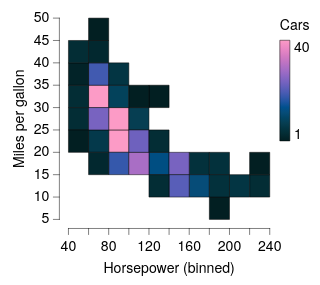

Here is the Vega-Lite specification saved for this chart:
### Vega-Lite specification from a JSON file in a GitHub repository (floating-point values rounded to 4 significant figures; data arrays with more than 128 entries replaced by an {"elided": "..."} marker saying what was removed)
{"background": null, "config": {"arc": {"fill": "#DBDBDB", "fillOpacity": 1.0, "innerRadius": 25.0, "padAngle": 0.03, "stroke": "black", "strokeOpacity": 1, "strokeWidth": 0.25}, "area": {"fill": "#DBDBDB", "fillOpacity": 1.0, "stroke": "black", "strokeOpacity": 1, "strokeWidth": 0.25}, "axis": {"domain": true, "domainCap": "round", "domainColor": "black", "domainWidth": 0.25, "grid": false, "gridCap": "round", "gridColor": "#F1F1F1", "gridDash": [0, 0], "gridOpacity": 1.0, "gridWidth": 0.25, "labelColor": "black", "labelFont": "Helvetica Neue, HelveticaNeue, Helvetica, Arial, sans-serif", "labelFontSize": 7, "labelFontStyle": "normal", "labelFontWeight": 400, "offset": 4.5, "ticks": true, "tickCap": "round", "tickColor": "black", "tickRound": false, "tickSize": 3, "tickWidth": 0.25, "titleColor": "black", "titleFont": "Helvetica Neue, HelveticaNeue, Helvetica, Arial, sans-serif", "titleFontSize": 7, "titleFontStyle": "normal", "titleFontWeight": 400}, "axisX": {"domain": true, "labelAlign": "center", "labelAngle": 0, "labels": true, "ticks": true, "translate": 0}, "axisY": {"domain": true, "labelAlign": "right", "labelAngle": 0, "labels": true, "ticks": true, "translate": 0}, "axisRight": {"domain": true, "labelAlign": "left", "labelAngle": 0, "labels": true, "ticks": true, "translate": 0}, "axisTop": {"domain": true, "labelAlign": "center", "labelAngle": 0, "labels": true, "ticks": true, "translate": 0}, "axisBand": {"tickOffset": 0}, "bar": {"fill": "#DBDBDB", "fillOpacity": 1.0, "stroke": "black", "strokeOpacity": 1, "strokeWidth": 0.25}, "boxplot": {"size": 9.0, "ticks": {"cornerRadius": 0.25, "fill": "black", "opacity": 1, "size": 4.5, "thickness": 0.25}, "box": {"fillOpacity": 1.0, "stroke": "black", "strokeOpacity": 1, "strokeWidth": 0.25}, "median": {"cornerRadius": 0, "fill": "black", "fillOpacity": 1.0, "opacity": 1, "size": 9.0, "thickness": 0.25}, "rule": {"fill": "black", "fillOpacity": 1.0, "size": 10.0, "stroke": "black", "strokeDash": [0, 0], "strokeOpacity": 1, "strokeWidth": 0.25}, "outliers": {"color": "black", "fill": "black", "fillOpacity": 1.0, "size": 0, "stroke": "black", "strokeOpacity": 1, "strokeWidth": 0.25}}, "circle": {"fill": "black", "fillOpacity": 1.0, "size": 1.25, "stroke": null, "strokeOpacity": 1, "strokeWidth": 0.25}, "errorband": {"band": {"fillOpacity": 0.6, "stroke": null, "strokeWidth": 0.25, "strokeOpacity": 1}, "borders": {"opacity": 0, "strokeOpacity": 0.25, "strokeWidth": 1}}, "errorbar": {"opacity": 1, "rule": {"strokeDash": [0, 0], "strokeWidth": 0.25}, "ticks": {"color": "black", "cornerRadius": 0.125, "opacity": 1, "size": 6.0, "thickness": 0.25}, "thickness": 0.25}, "font": "Helvetica Neue, HelveticaNeue, Helvetica, Arial, sans-serif", "geoshape": {"fill": "#DBDBDB", "fillOpacity": 1.0, "stroke": "black", "strokeOpacity": 1, "strokeWidth": 0.25}, "header": {"labelColor": "black", "labelFont": "Helvetica Neue, HelveticaNeue, Helvetica, Arial, sans-serif", "labelFontSize": 7, "labelFontStyle": "normal", "labelFontWeight": 400, "titleColor": "black", "titleFont": "Helvetica Neue, HelveticaNeue, Helvetica, Arial, sans-serif", "titleFontSize": 7, "titleFontStyle": "normal", "titleFontWeight": 400, "titlePadding": 0}, "legend": {"disable": false, "offset": 4.5, "titlePadding": 4, "labelOffset": 2, "gradientLabelOffset": 2, "gradientLength": 50.0, "gradientThickness": 5.0, "gradientOpacity": 1.0, "gradientStrokeColor": "black", "gradientStrokeWidth": 0.25, "labelColor": "black", "labelFont": "Helvetica Neue, HelveticaNeue, Helvetica, Arial, sans-serif", "labelFontSize": 7, "labelFontStyle": "normal", "labelFontWeight": 400, "strokeColor": "black", "strokeWidth": 0, "symbolSize": 42, "symbolStrokeColor": "black", "symbolStrokeWidth": 0.25, "titleColor": "black", "titleFont": "Helvetica Neue, HelveticaNeue, Helvetica, Arial, sans-serif", "titleFontSize": 7, "titleFontStyle": "normal", "titleFontWeight": 400}, "line": {"color": "black", "stroke": "black", "strokeCap": "round", "strokeDash": [0, 0], "strokeOpacity": 1, "strokeWidth": 0.375}, "point": {"filled": true, "fill": "#DBDBDB", "fillOpacity": 1.0, "size": 5.0, "stroke": "black", "strokeOpacity": 1, "strokeWidth": 0.25}, "range": {"category": ["#5CA7B1", "#CDDEF3", "#B7B3E4", "#B3DAB5", "#F5E1B3", "#3D727B", "#8AA8D2", "#867DAC", "#80A988", "#CBB17A", "#204148", "#59719A", "#584C77", "#507B5F", "#9D824D"], "diverging": {"scheme": ["#C35082", "#CE6D94", "#D989A7", "#E2A4BA", "#EABFCE", "#F1DBE2", "#F6F6F6", "#D7E0EB", "#B9CBE0", "#9BB6D5", "#7DA1C9", "#5F8CBD", "#4177B1"]}, "heatmap": {"scheme": ["#021F22", "#032F39", "#063E53", "#094B74", "#0B5299", "#3E59AF", "#6660BC", "#8A67C4", "#AC6FC5", "#CD78C1", "#E987C4", "#FC9BC6"]}, "ordinal": {"scheme": ["#F1F1F1", "#DBDBDB", "#C6C6C6", "#B2B2B2", "#9D9D9D", "#898989", "#767676", "#636363", "#515151", "#404040", "#2F2F2F", "#1F1F1F"]}, "ramp": {"scheme": ["#32022B", "#43044D", "#4C196E", "#4D338C", "#484DA6", "#3A68BB", "#1D83CA", "#1D9CCB", "#23B5C9", "#28CDC5", "#4DE0B4", "#91EE9F"]}}, "rule": {"color": "black", "stroke": "black", "strokeCap": "round", "strokeDash": [2, 2], "strokeOpacity": 1, "strokeWidth": 0.25}, "scale": {"bandPaddingInner": 0.1, "bandPaddingOuter": 0.1, "round": false}, "rect": {"fill": "#DBDBDB", "fillOpacity": 1.0, "stroke": "black", "strokeOpacity": 1, "strokeWidth": 0.25}, "square": {"fill": "#DBDBDB", "fillOpacity": 1.0, "size": 10.0, "stroke": "black", "strokeOpacity": 1, "strokeWidth": 0.25}, "text": {"color": "black", "font": "Helvetica Neue, HelveticaNeue, Helvetica, Arial, sans-serif", "fontSize": 7, "fontStyle": "normal", "fontWeight": 400}, "tick": {"color": "black", "cornerRadius": 0.125, "opacity": 1.0, "size": 9.0, "thickness": 0.25}, "title": {"anchor": "middle", "frame": "group", "color": "black", "font": "Helvetica Neue, HelveticaNeue, Helvetica, Arial, sans-serif", "fontSize": 7, "fontStyle": "normal", "fontWeight": 400, "subtitleColor": "black", "subtitleFont": "Helvetica Neue, HelveticaNeue, Helvetica, Arial, sans-serif", "subtitleFontSize": "Helvetica Neue, HelveticaNeue, Helvetica, Arial, sans-serif", "subtitleFontStyle": "normal", "subtitleFontWeight": 400}, "trail": {"color": "black", "opacity": 1, "size": 0.375}, "view": {"continuousWidth": 100, "continuousHeight": 100, "discreteWidth": 100, "discreteHeight": 100, "fill": null, "stroke": null, "strokeWidth": 0.25}}, "data": {"name": "data-7285c4e2e195e5a75737a34913199f5f"}, "mark": {"type": "rect"}, "encoding": {"color": {"aggregate": "count", "title": "Cars", "type": "quantitative"}, "x": {"bin": {"maxbins": 12}, "field": "Horsepower", "type": "quantitative"}, "y": {"bin": {"maxbins": 12}, "field": "Miles_per_Gallon", "title": "Miles per gallon", "type": "quantitative"}}, "$schema": "https://vega.github.io/schema/vega-lite/v6.4.1.json", "datasets": {"data-7285c4e2e195e5a75737a34913199f5f": {"elided": "392 records"}}}
